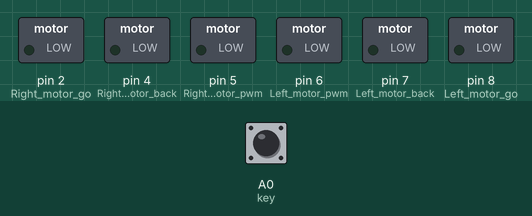
Recording of a sketch running on a simulated Arduino Uno, built with avr-gcc and run on an emulated ATmega328P. Shown: switched loads named in the sketch (green lamp = pin HIGH). The inputs (shaded band) are chosen by the test bench; at power-on: A0 (key) HIGH.

Above: at 1.2 s.
1.3 s: A0 (key) pulled LOW for 0.15 s
At 4.1 s:
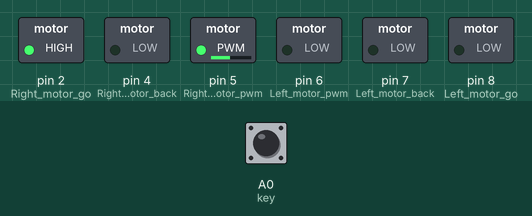
At 8.3 s:
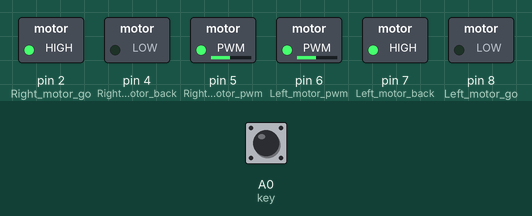
13.4 s: A0 (key) pulled LOW for 1 s
At 19.7 s:
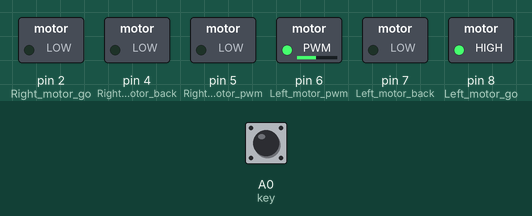
Timing chart, 0 to 24.9 s (numbered marks = the images above; inputs shaded):
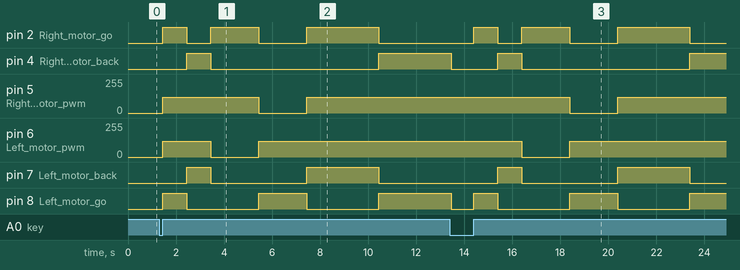

Measured:
- after the input at 1.3 s, pin 2 (Right_motor_go): goes HIGH 1.0 s, LOW 1.0 s, HIGH 2.0 s, LOW 2.0 s, HIGH 3.0 s, then LOW, starting after 0.15 s; pin 4 (Right_motor_back): LOW → HIGH after 1.2 s, → LOW 1.0 s later, → HIGH 7.0 s later
- after the input at 13.4 s, pin 2 (Right_motor_go): goes HIGH 1.0 s, LOW 1.0 s, HIGH 2.0 s, LOW 2.0 s, HIGH 3.0 s, then LOW, starting after 1.0 s; pin 5 (Right_motor_pwm): 120/255 → 0/255 after 5.0 s, → 120/255 2.0 s later

The sketch:

KeyScanStart.ino
```cpp
// (licence header left out)
//定义引脚
int Left_motor_go = 8;         //左电机前进 AIN1
int Left_motor_back = 7;       //左电机后退 AIN2

int Right_motor_go = 2;        //右电机前进 BIN1
int Right_motor_back = 4;      //右电机后退 BIN2

int Left_motor_pwm = 6;        //左电机控速 PWMA
int Right_motor_pwm = 5;       //右电机控速 PWMB

int key = A0;                  //定义按键为arduino的模拟口A0

/**
* Function       setup
* @author        Danny
* @date          2017.07.25
* @brief         初始化配置
* @param[in]     void
* @retval        void
* @par History   无
*/
void setup()
{
  //初始化电机驱动IO口为输出方式
  pinMode(Left_motor_go, OUTPUT);
  pinMode(Left_motor_back, OUTPUT);
  pinMode(Right_motor_go, OUTPUT);
  pinMode(Right_motor_back, OUTPUT);

  //定义按键接口为输入接口
  pinMode(key, INPUT);

  //按键初始化为高电平
  digitalWrite(key, HIGH);
}

/**
* Function       run
* @author        Danny
* @date          2017.07.25
* @brief         小车前进
* @param[in]     time：延时时间
* @param[out]    void
* @retval        void
* @par History   无
*/
void run(int time)
{
  //左电机前进
  digitalWrite(Left_motor_go, HIGH);   //左电机前进使能
  digitalWrite(Left_motor_back, LOW);  //左电机后退禁止
  analogWrite(Left_motor_pwm, 120);

  //右电机前进
  digitalWrite(Right_motor_go, HIGH);  //右电机前进使能
  digitalWrite(Right_motor_back, LOW); //右电机后退禁止
  analogWrite(Right_motor_pwm, 120);

  //延时
  delay(time * 100);
}

/**
* Function       brake
* @author        Danny
* @date          2017.07.25
* @brief         小车刹车
* @param[in]     time：延时时间
* @param[out]    void
* @retval        void
* @par History   无
*/
//刹车
void brake(int time)
{
  digitalWrite(Left_motor_go, LOW);
  digitalWrite(Left_motor_back, LOW);
  digitalWrite(Right_motor_go, LOW);
  digitalWrite(Right_motor_back, LOW);

  //延时
  delay(time * 100);
}

/**
* Function       left
* @author        Danny
* @date          2017.07.25
* @brief         小车左转(左轮不动，右轮前进)
* @param[in]     time：延时时间
* @param[out]    void
* @retval        void
* @par History   无
*/
void left(int time)
{
  //左电机停止
  digitalWrite(Left_motor_go, LOW);    //左电机前进禁止
  digitalWrite(Left_motor_back, LOW);  //左电机后退禁止
  analogWrite(Left_motor_pwm, 0);

  //右电机前进
  digitalWrite(Right_motor_go, HIGH);  //右电机前进使能
  digitalWrite(Right_motor_back, LOW); //右电机后退禁止
  analogWrite(Right_motor_pwm, 120);

  //延时
  delay(time * 100);
}

/**
* Function       right
* @author        Danny
* @date          2017.07.25
* @brief         小车右转(右轮不动，左轮前进)
* @param[in]     time：延时时间
* @param[out]    void
* @retval        void
* @par History   无
*/
void right(int time)
{
  //左电机前进
  digitalWrite(Left_motor_go, HIGH);   //左电机前进使能
  digitalWrite(Left_motor_back, LOW);  //左电机后退禁止
  analogWrite(Left_motor_pwm, 120);

  //右电机停止
  digitalWrite(Right_motor_go, LOW);   //右电机前进禁止
  digitalWrite(Right_motor_back, LOW); //右电机后退禁止
  analogWrite(Right_motor_pwm, 0);

  delay(time * 100);
}

/**
* Function       spin_left
* @author        Danny
* @date          2017.07.25
* @brief         小车原地左转(左轮后退，右轮前进)
* @param[in]     time：延时时间
* @param[out]    void
* @retval        void
* @par History   无
*/
void spin_left(int time)
{
  //左电机后退
  digitalWrite(Left_motor_go, LOW);     //左电机前进禁止
  digitalWrite(Left_motor_back, HIGH);  //左电机后退使能
  analogWrite(Left_motor_pwm, 120);

  //右电机前进
  digitalWrite(Right_motor_go, HIGH);  //右电机前进使能
  digitalWrite(Right_motor_back, LOW); //右电机后退禁止
  analogWrite(Right_motor_pwm, 120);

  delay(time * 100);
}

/**
* Function       spin_right
* @author        Danny
* @date          2017.07.25
* @brief         小车原地右转(右轮后退，左轮前进)
* @param[in]     time：延时时间
* @param[out]    void
* @retval        void
* @par History   无
*/
void spin_right(int time)
{
  //左电机前进
  digitalWrite(Left_motor_go, HIGH);    //左电机前进使能
  digitalWrite(Left_motor_back, LOW);   //左电机后退禁止
  analogWrite(Left_motor_pwm, 120);

  //右电机后退
  digitalWrite(Right_motor_go, LOW);    //右电机前进禁止
  digitalWrite(Right_motor_back, HIGH); //右电机后退使能
  analogWrite(Right_motor_pwm, 120);

  delay(time * 100);
}

/**
* Function       back
* @author        Danny
* @date          2017.07.25
* @brief         小车后退
* @param[in]     time：延时时间
* @param[out]    void
* @retval        void
* @par History   无
*/
void back(int time)
{
  //左电机后退
  digitalWrite(Left_motor_go, LOW);     //左电机前进禁止
  digitalWrite(Left_motor_back, HIGH);  //左电机后退使能
  analogWrite(Left_motor_pwm, 120);

  //右电机后退
  digitalWrite(Right_motor_go, LOW);    //右电机前进禁止
  digitalWrite(Right_motor_back, HIGH); //右电机后退使能
  analogWrite(Right_motor_pwm, 120);

  //延时
  delay(time * 100);
}

/**
* Function       key_scan
* @author        Danny
* @date          2017.07.25
* @brief         按键检测(包含软件按键去抖)
* @param[in]     void
* @param[out]    void
* @retval        void
* @par History   无
*/
void key_scan()
{
  while (digitalRead(key));       //当按键没有被按下一直循环
  while (!digitalRead(key))       //当按键被按下时
  {
    delay(10);	                  //延时10ms
    if (digitalRead(key)  ==  LOW)//第二次判断按键是否被按下
    {
      delay(100);
      while (!digitalRead(key));  //判断按键是否被松开
    }
  }
 }

/**
* Function       loop
* @author        Danny
* @date          2017.07.25
* @brief         先调用按键扫描函数，再前进1，后退1s,左转2s,右转2s,
*                原地左转3s,原地右转3s,停止0.5s
* @param[in]     void
* @retval        void
* @par History   无
*/
void loop()
{
  key_scan();       //调用按键扫描函数

  run(10);          //前进1s(10 * 100ms)
  back(10);         //后退1s
  left(20);         //左转2s
  right(20);        //右转2s
  spin_left(30);    //原地左转3s
  spin_right(30);   //原地右转3s
  brake(5);         //停止0.5s
}
```
